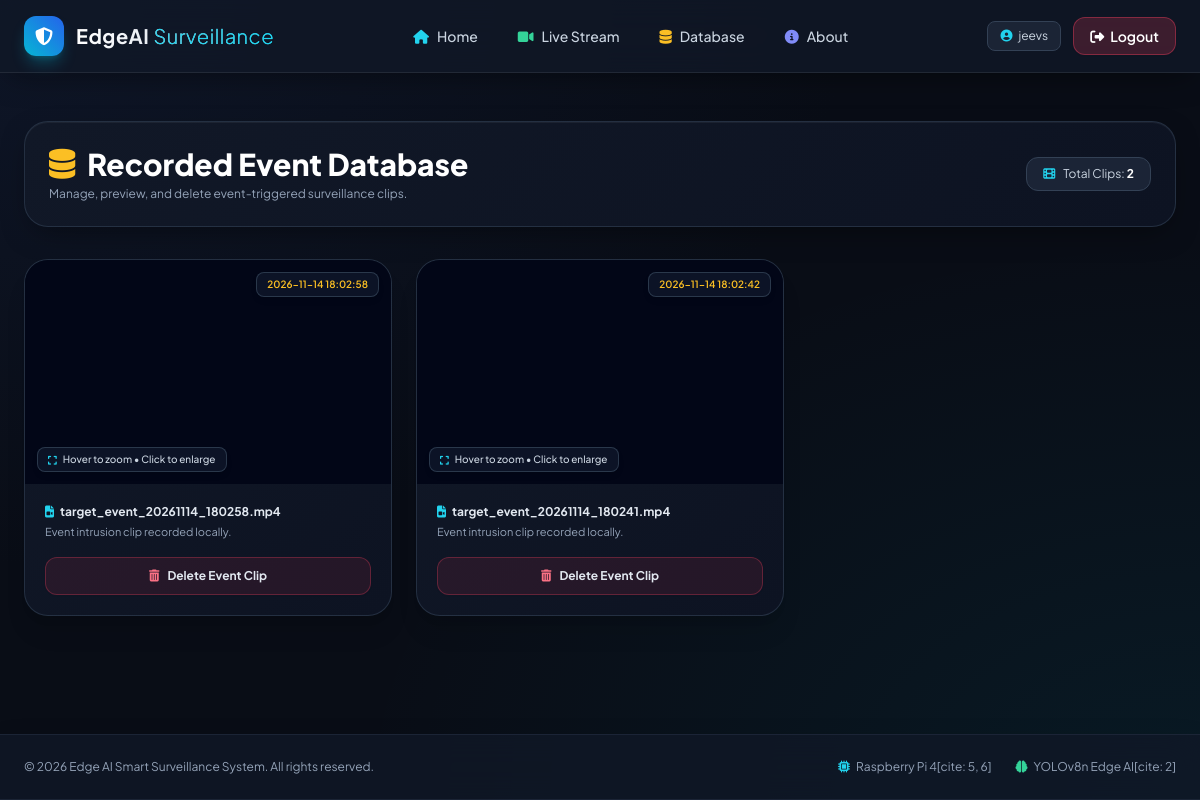
Screenshot of /database (signed in) with the database file from the repository.
### tables this page shows
CREATE TABLE recorded_videos (
            id INTEGER PRIMARY KEY AUTOINCREMENT,
            filename TEXT NOT NULL,
            filepath TEXT NOT NULL,
            timestamp TEXT NOT NULL
        );

### app.py (the view)
@app.route("/database")
@login_required
def database_view():
  conn = sqlite3.connect(DB_FILE)
  cursor = conn.cursor()
  cursor.execute(
      "SELECT id, filename, filepath, timestamp FROM recorded_videos ORDER BY"
      " id DESC"
  )
  videos = cursor.fetchall()
  conn.close()
  return render_template("database.html", videos=videos)

### app.py (called while the page is built)
def login_required(f):
  @wraps(f)
  def decorated_function(*args, **kwargs):
    if "user_id" not in session:
      flash(
          "Please login first to access the Camera Stream and Database.",
          "error",
      )
      return redirect(url_for("login"))
    return f(*args, **kwargs)
  return decorated_function

### templates/database.html (shortened to what this page needs)
{% extends "base.html" %}
{% block content %}
<div class="space-y-8 py-4 max-w-6xl mx-auto">
    <div class="card-3d p-6 rounded-3xl border border-slate-700/60 flex flex-col md:flex-row md:items-center justify-between gap-4">
        <div>
            <h1 class="text-2xl md:text-3xl font-extrabold text-white flex items-center space-x-3">
                <i class="fa-solid fa-database text-amber-400"></i>
                <span>Recorded Event Database</span>
            </h1>
            <p class="text-slate-400 text-xs mt-1">Manage, preview, and delete event-triggered surveillance clips.</p>
        </div>
        <div class="px-4 py-2 rounded-xl bg-slate-800/80 border border-slate-700 text-xs text-slate-300 flex items-center space-x-2">
            <i class="fa-solid fa-film text-cyan-400"></i>
            <span>Total Clips: <strong class="text-white">{{ videos|length }}</strong></span>
        </div>
    </div>
    {% if videos %}
    <div class="grid grid-cols-1 md:grid-cols-2 lg:grid-cols-3 gap-6">
        {% for video in videos %}
        <div class="card-3d rounded-3xl overflow-hidden border border-slate-700/60 shadow-xl flex flex-col group transition-all duration-300 hover:scale-[1.04] hover:z-20">
            <div class="relative w-full h-56 bg-slate-950 overflow-hidden cursor-pointer" onclick="openModal('/recorded_events/{{ video[1] }}')">
                <video
                    src="/recorded_events/{{ video[1] }}"
                    class="w-full h-full object-cover group-hover:scale-125 transition-transform duration-500 ease-out"
                    muted
                    loop
                    playsinline
                    preload="auto"
                    onmouseenter="playVideo(this)"
                    onmouseleave="pauseVideo(this)">
                </video>
                <div class="absolute bottom-3 left-3 px-2.5 py-1 rounded-lg bg-slate-900/85 backdrop-blur-md border border-slate-700/80 text-[10px] font-medium text-slate-300 pointer-events-none flex items-center space-x-1.5 shadow-md z-10">
                    <span>Hover to zoom • Click to enlarge</span>
                </div>
                <div class="absolute top-3 right-3 px-2.5 py-1 rounded-lg bg-slate-900/85 backdrop-blur-md border border-slate-700/80 text-[10px] font-semibold text-amber-400 shadow-md z-10">
                    {{ video[3] }}
                </div>
            </div>
            <div class="p-5 flex flex-col justify-between flex-grow space-y-4">
                <div class="space-y-1">
                    <h3 class="text-xs font-bold text-slate-200 truncate" title="{{ video[1] }}">
                        <i class="fa-solid fa-file-video text-cyan-400 mr-1.5"></i>{{ video[1] }}
                    </h3>
                    <p class="text-[11px] text-slate-400">Event intrusion clip recorded locally.</p>
                </div>
                <form action="/delete_video/{{ video[0] }}" method="POST" onsubmit="return confirm('Are you sure you want to delete this recorded event clip?');">
                    <button type="submit" class="w-full py-2.5 rounded-xl text-xs font-bold text-slate-200 bg-rose-500/10 hover:bg-rose-500 hover:text-white border border-rose-500/30 transition-all flex items-center justify-center space-x-2 shadow-sm">
                        <i class="fa-solid fa-trash-can text-rose-400 group-hover:text-white"></i>
                        <span>Delete Event Clip</span>
                    </button>
                </form>
            </div>
        </div>
        {% endfor %}
    </div>
    {% endif %}
</div>
{% endblock %}

### templates/base.html (shortened to what this page needs)
<!DOCTYPE html>
<html lang="en" class="dark">
<head>
    <script src="https://cdn.tailwindcss.com"></script>
    <link rel="stylesheet" href="https://cdnjs.cloudflare.com/ajax/libs/font-awesome/6.4.0/css/all.min.css">
</head>
<body class="flex flex-col min-h-screen selection:bg-cyan-500 selection:text-slate-900">
    <nav class="glass-nav sticky top-0 z-50 px-6 py-4">
        <div class="max-w-7xl mx-auto flex items-center justify-between">
            <a href="/" class="flex items-center space-x-3 group">
                <div class="w-10 h-10 rounded-xl bg-gradient-to-tr from-cyan-500 to-blue-600 flex items-center justify-center shadow-lg shadow-cyan-500/30 group-hover:scale-105 transition-transform">
                    <i class="fa-solid fa-shield-halved text-white text-lg"></i>
                </div>
                <span class="text-xl font-bold bg-gradient-to-r from-white via-slate-200 to-cyan-400 bg-clip-text text-transparent tracking-wide">
                    EdgeAI <span class="text-cyan-400 font-light">Surveillance</span>
                </span>
            </a>
            <div class="hidden md:flex items-center space-x-2">
                <a href="/" class="px-4 py-2 rounded-xl text-sm font-medium text-slate-300 hover:text-white hover:bg-slate-800/60 transition-all">
                    <i class="fa-solid fa-house mr-2 text-cyan-400"></i>Home
                </a>
                {% if session.get('user_id') %}
                <a href="/cam" class="px-4 py-2 rounded-xl text-sm font-medium text-slate-300 hover:text-white hover:bg-slate-800/60 transition-all">
                    <i class="fa-solid fa-video mr-2 text-emerald-400"></i>Live Stream
                </a>
                <a href="/database" class="px-4 py-2 rounded-xl text-sm font-medium text-slate-300 hover:text-white hover:bg-slate-800/60 transition-all">
                    <i class="fa-solid fa-database mr-2 text-amber-400"></i>Database
                </a>
                {% endif %}
                <a href="/about" class="px-4 py-2 rounded-xl text-sm font-medium text-slate-300 hover:text-white hover:bg-slate-800/60 transition-all">
                    <i class="fa-solid fa-circle-info mr-2 text-indigo-400"></i>About
                </a>
            </div>
            <div class="hidden md:flex items-center space-x-3">
                {% if session.get('user_id') %}
                <span class="text-xs text-slate-300 px-3 py-1.5 rounded-lg bg-slate-800/80 border border-slate-700">
                    <i class="fa-solid fa-circle-user text-cyan-400 mr-1.5"></i>{{ session.get('user_name') }}
                </span>
                <a href="/logout" class="px-4 py-2 rounded-xl text-sm font-semibold text-white bg-rose-500/20 hover:bg-rose-500 border border-rose-500/40 transition-all shadow-sm">
                    <i class="fa-solid fa-right-from-bracket mr-1.5"></i>Logout
                </a>
                {% endif %}
            </div>
        </div>
    </nav>
    <main class="flex-grow max-w-7xl w-full mx-auto px-6 py-8">
        {% block content %}{% endblock %}
    </main>
    <footer class="glass-nav mt-auto py-6 text-center text-xs text-slate-400 border-t border-slate-800/80">
        <div class="max-w-7xl mx-auto px-6 flex flex-col sm:flex-row items-center justify-between gap-4">
            <p>&copy; 2026 Edge AI Smart Surveillance System. All rights reserved.</p>
            <div class="flex items-center space-x-6 text-slate-400">
                <span><i class="fa-solid fa-microchip text-cyan-400 mr-1.5"></i>Raspberry Pi 4[cite: 5, 6]</span>
                <span><i class="fa-solid fa-brain text-emerald-400 mr-1.5"></i>YOLOv8n Edge AI[cite: 2]</span>
            </div>
        </div>
    </footer>
</body>
</html>

### templates/base.html (style rules this page uses)
body { background-color: #090d16; color: #f3f4f6; background-image: radial-gradient(at 0% 0%, rgba(15, 23, 42, 0.9) 0px, transparent 50%), radial-gradient(at 100% 100%, rgba(6, 182, 212, 0.08) 0px, transparent 50%); min-height: 100vh; }
.glass-nav { background: rgba(17, 24, 39, 0.8); backdrop-filter: blur(16px); -webkit-backdrop-filter: blur(16px); border-bottom: 1px solid rgba(255, 255, 255, 0.08); box-shadow: 0 10px 30px -10px rgba(0, 0, 0, 0.5); }
.card-3d { background: linear-gradient(135deg, #111827 0%, #0d1322 100%); border: 1px solid rgba(255, 255, 255, 0.07); box-shadow: 0 10px 30px -10px rgba(0, 0, 0, 0.5), inset 0 1px 0 0 rgba(255, 255, 255, 0.05); transition: all 0.3s cubic-bezier(0.4, 0, 0.2, 1); }

### rows the page displays
recorded_videos: timestamp "2026-11-14 18:02:58", filename "target_event_20261114_180258.mp4"
recorded_videos: timestamp "2026-11-14 18:02:42", filename "target_event_20261114_180241.mp4"

### other values shown
{{ session.get('user_name') }} "jeevs"
{{ videos|length }} "2"
